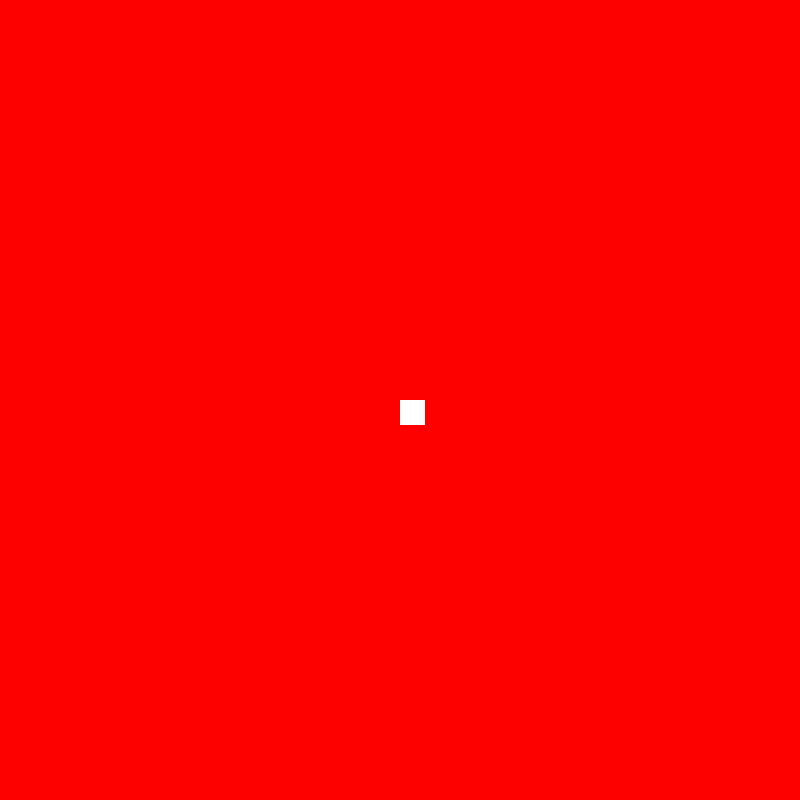
Frame 1 (no input)
Frame 60 (the mouse pressed at the canvas centre just before this capture): identical to frame 1, image omitted
Frame 120 (the mouse held since frame 60 and released just before this capture): identical to frame 1, image omitted

The Processing sketch that drew this single still picture (run headless with seeded random() and noise(); from frame 60 on, the mouse is pressed at the canvas centre):

// Processing sketch: Walk_Thing_Serj
// ── Walk_Thing_Serj.pde
final float moveDist=10;
float y;
float x;

void setup() {
  background(253,0,0);
  size(800, 800);
  x=width/2;
  y=width/2;
  noStroke();
}

void keyPressed() {
  if (key!=CODED)
  switch (key) {
      case 'w': y-=moveDist;
                if (y>height) y=0;
                if (y<0) y=height; 
                break;
      case 'a': x-=moveDist;
                if (x>width) x=0;
                if (x<0) x=width;
                break;
      case 's': y+=moveDist;
                if (y>height) y=0;
                if (y<0) y=height;
                break;
      case 'd': x+=moveDist;
                if (x>width) x=0;
                if (x<0) x=width;
                break;
  }
}
void draw() {
  fill(255,0,0,20);
  rect(0,0,width,height);
  fill(255);
  rect(x,y,25,25);
}
